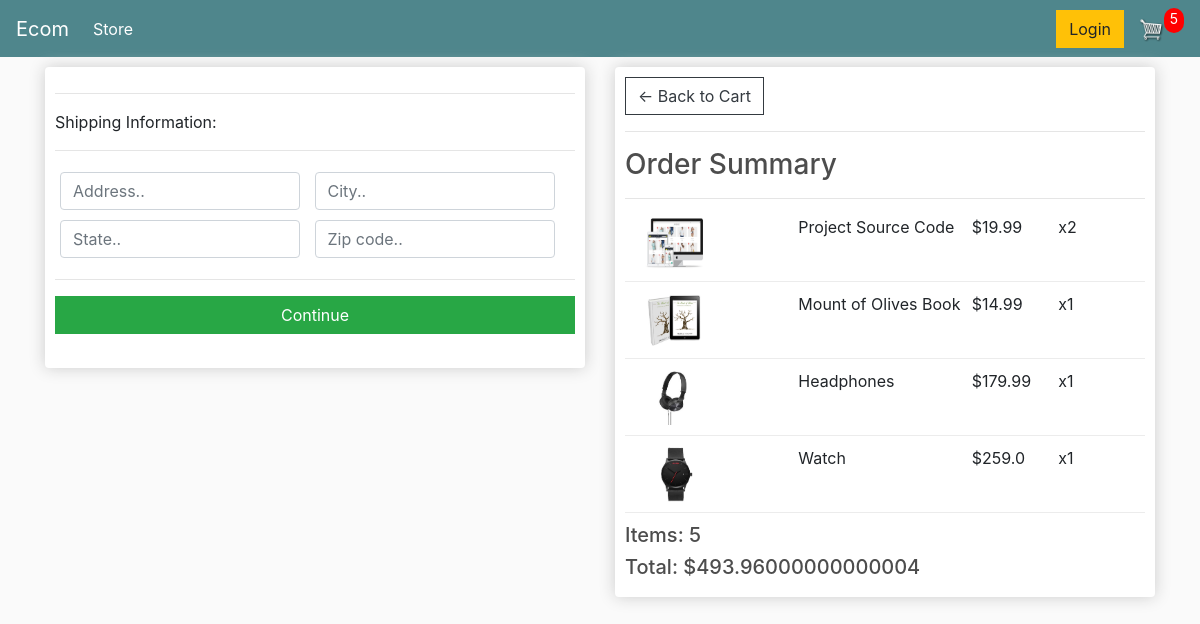
Screenshot of /checkout/ (signed in) with the database file from the repository.
### store/models.py (models this page shows, shortened)
class OrderItem(models.Model):
    product = models.ForeignKey(Product, on_delete=models.SET_NULL, null=True)
    order = models.ForeignKey(Order, on_delete=models.SET_NULL, null=True, related_name="items")
    quantity = models.IntegerField(default=0, null=True, blank=True)
    date_added = models.DateTimeField(auto_now_add=True)
    @property
    def get_total(self):
        total = self.product.price * self.quantity
        return total

class Product(models.Model):
    name = models.CharField(max_length=200)
    price = models.FloatField()
    image = models.ImageField(null=True, blank=True)
    digital = models.BooleanField(default=False, null=True, blank=True)

### store/views.py (the view)
# urls.py: path("checkout/",views.checkout,name = "checkout"),
def checkout(request):
    if request.user.is_authenticated:
        customer = request.user.customer
        order, created = Order.objects.get_or_create(customer = customer)
        items = order.items.all()
    else:
        class Ord:
            cart_total_items = 0
            cart_total_price = 0
            shipping = False
        order = Ord()
    context = {
        'order':order,
        "items":items,
        "cart_total_price" : order.cart_total_price,
        "cart_total_items":order.cart_total_items,
        "shipping": order.shipping
    }
    return render(request,"store/checkout.html",context)

### store/context_processors.py (called while the page is built)
def total_items(request):
    order = Order.objects.get(customer = request.user.customer)
    total_items = order.cart_total_items
    return {
        "total_items":total_items
    }

### store/models.py (called while the page is built)
    @property
    def shipping(self):
        shipping = False
        order_items = self.items.all()
        for item in order_items:
            if not item.product.digital:
                shipping = True
        return shipping

    @property
    def cart_total_price(self):
        return sum(item.get_total for item in self.items.all())

    @property
    def cart_total_items(self):
        return sum(item.quantity for item in self.items.all())

### store/templates/store/checkout.html (shortened to what this page needs)
{% extends 'store/main.html' %}
{% load static %}
{% block content %}
    <div class="row">
        <div class="col-lg-6">
            <div class="box-element" id="form-wrapper">
                <form id="form">
                    <div id="shipping-info">
                        <hr>
                        <p>Shipping Information:</p>
                        <hr>
                        <div class="form-field">
                            <input class="form-control" type="text" name="address" placeholder="Address..">
                        </div>
                        <div class="form-field">
                            <input class="form-control" type="text" name="city" placeholder="City..">
                        </div>
                        <div class="form-field">
                            <input class="form-control" type="text" name="state" placeholder="State..">
                        </div>
                        <div class="form-field">
                            <input class="form-control" type="text" name="zipcode" placeholder="Zip code..">
                        </div>
                    </div>
                    <hr>
                    <input id="form-button" class="btn btn-success btn-block" type="submit" value="Continue">
                </form>
                <br>
            </div>
        </div>
        <div class="col-lg-6">
            <div class="box-element">
                <a  class="btn btn-outline-dark" href="{% url 'cart' %}">&#x2190; Back to Cart</a>
                <hr>
                <h3>Order Summary</h3>
                <hr>
                {% for item in items %}
                <div class="cart-row">
                    <div style="flex:2"><img class="row-image" src="{{item.product.image.url}}"></div>
                    <div style="flex:2"><p>{{item.product.name}}</p></div>
                    <div style="flex:1"><p>${{item.product.price}}</p></div>
                    <div style="flex:1"><p>x{{item.quantity}}</p></div>
                </div>
                {% endfor %}
                <h5>Items:   {{cart_total_items}}</h5>
                <h5>Total:   ${{cart_total_price}}</h5>
            </div>
        </div>
    </div>
{% endblock content %}

### static/css/main.css (style rules this page uses)
body { background-color: hsl(0, 0%, 98%); }
h1,h2,h3,h4,h5,h6 { color:hsl(0, 0%, 30%); }
.box-element { box-shadow:hsl(0, 0%, 80%) 0 0 16px; background-color: #fff; border-radius: 4px; padding: 10px; }
.col-lg-4, .col-lg-6, .col-lg-8, .col-lg-12 { margin-top: 10px; }
.btn { border-radius: 0; }
.row-image { width: 100px; }
.form-field { width:250px; display: inline-block; padding: 5px; }
.cart-row { display: flex; align-items: flex-stretch; padding-bottom: 10px; margin-bottom: 10px; border-bottom: 1px solid #ececec; }

### rows the page displays
OrderItem: product.image (picture), product.name "Project Source Code", product.price "19.99", quantity "2"
OrderItem: product.image (picture), product.name "Mount of Olives Book", product.price "14.99", quantity "1"
OrderItem: product.image (picture), product.name "Headphones", product.price "179.99", quantity "1"
OrderItem: product.image (picture), product.name "Watch", product.price "259.0", quantity "1"

### other values shown
{{ total_items }} "5"
{{ cart_total_items }} "5"
{{ cart_total_price }} "493.96000000000004"
